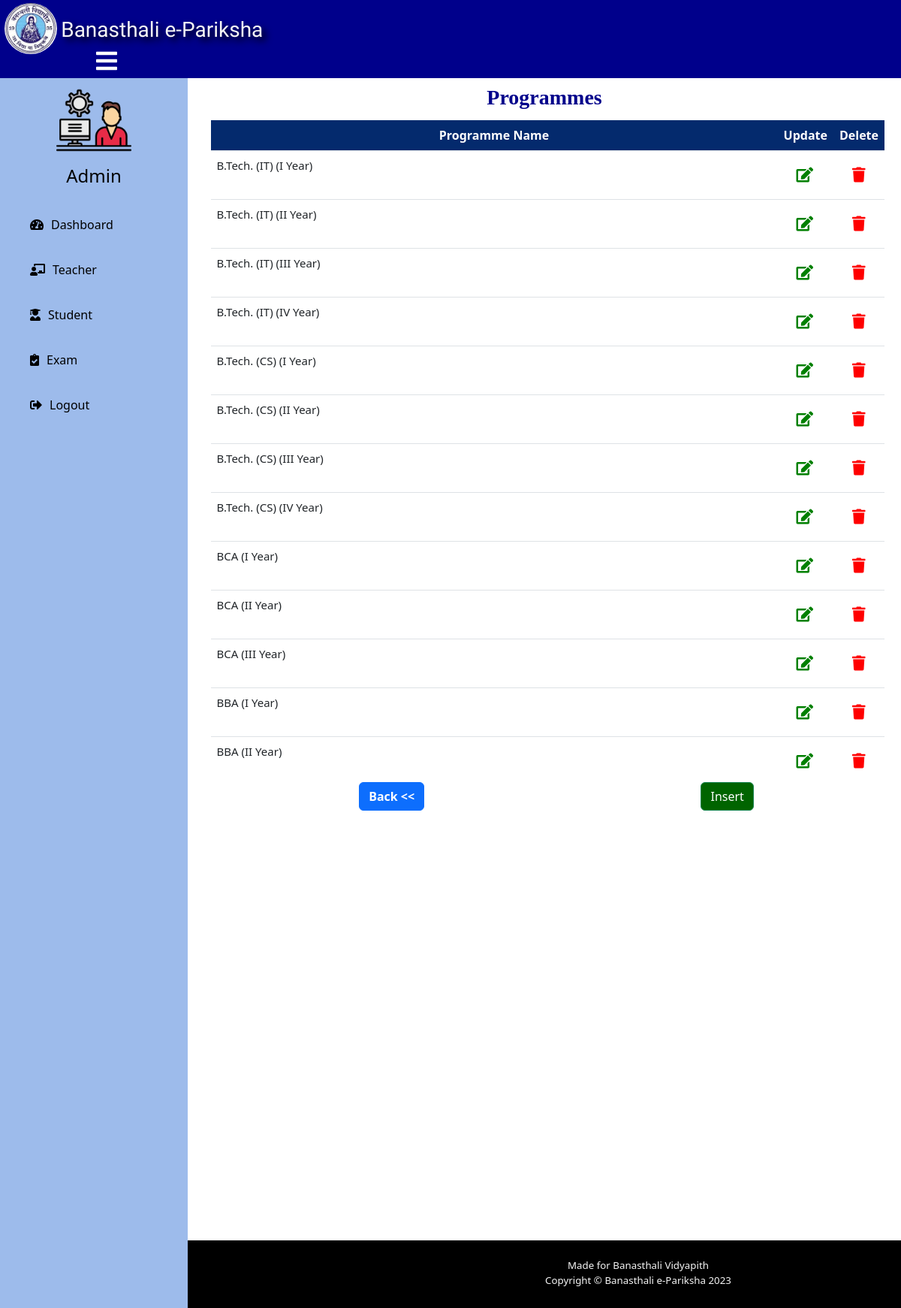
The app's page /admin-head/programme-record (signed in) with its own data.
### quiz/models.py (models this page shows, shortened)
class ProgrammeTable(models.Model):
    ProgrammeName=models.CharField(max_length=30)

### quiz/views.py (the view)
# urls.py: path('programme-record',views.programme,name="Programme"),
@cache_control(no_cache=True, must_revalidate=True, no_store=True)
@login_required(login_url='Admin login')
def programme(request):
    programmeList=ProgrammeTable.objects.all()
    context={'list':programmeList}
    return render(request,'admin/programme_record.html',context)

### templates/admin/programme_record.html (shortened to what this page needs)
{% extends 'admin/adminbase.html' %}
{% block content %}
{% load static %}
<head>
  </head>
  <br><br>
  <div class="container">
    <div class="panel panel-primary">
      <div class="panel-heading" style="display: flex;justify-content: center;height:20px;margin-top:-55px;margin-bottom:-5px;">
        <h3 class="panel-title" style="text-align:center;font-family: 'Times New Roman', Times, serif;font-weight: bold;color: darkblue;">Programmes</h3>
      </div>
      <div class="outer-wrapper" style="display: flex;justify-content: center;">
          <div class="table-wrapper">
            <table class="table">
              <thead>
                        <th id="t">Programme Name</th>
                        <th id="t">Update</th>
                        <th id="t">Delete</th>
              </thead>
              <tbody>
                        {% for i in list %}
                        <tr>
                        <td>{{i.ProgrammeName}}</td>
                        <td style="width:5px;"><a class="btn btn btn-lg" href="{% url 'Update Programme' i.ProgrammeName %}"><i class="fas fa-edit" style="color:green;"></i></a></td>
                        <td style="width:5px;"><a class="btn btn btn-lg" href="{% url 'Delete Programme' i.ProgrammeName %}" onclick="return confirm('Press OK to confirm!')"><i class="fas fa-trash" style="color:red;"></i></a></td>
                        </tr>
                        {% endfor %}
              </tbody>
            </table>
          </div>
      </div>
    </div>
    <div style="display:flex; justify-content: space-around;">
      <div style="display:flex; justify-content: left; margin-left: 2em;">
        <a class="btn btn-primary btn-md" href="{% url 'Welcome Admin' %}"><span><b>Back <<</b></span></a>
      </div>
      <div class="insert">
        <a class="btn btn-success" href="{% url 'Insert Programme' %}" ><span>Insert</span></a>
      </div>
    </div>
  </div>
  <br><br>
  {% endblock content %}

### templates/admin/adminbase.html (style rules this page uses)
:root { --Snigle-font:"Sniglet",cursive; --Lobster:"Lobster",cursive; --Lobster_two:"Lobster Two",cursive; --Acme:"Acme",cursive; --light-black:#2e2c2caf; --bggradient:linear-gradient(to bottom, #11349c, #76f1f1); --light-gray:rgba(255,255,255,0.7); --maingradient:linear-gradient(to left,#e6e6e9, #76f1f1); }
a:link { text-decoration: none; }
body { margin: 0; padding: 0; font-family: "Gill Sans", sans-serif;; }

### templates/admin/programme_record.html (style rules this page uses)
a:link { text-decoration: none; }
.outer-wrapper { margin:10px; margin-left: 2%; border-radius: 4px; max-width: fit-content; max-height: fit-content; }
.table-wrapper { overflow-y: scroll; height: fit-content; max-height: 50vh; width:170vh; margin-top: 22px; }
table { min-width: max-content; border-collapse: separate; border-spacing: 0px; }
table th { position: sticky; top: 0px; text-align: center; }
#t { background-color: rgb(4, 42, 109); color:white; font-weight: bold; }
table th, table td { padding: 15px; padding-top: 10px; padding-bottom: 10px; }
table td { text-align: left; font-size: 15px; }
.insert { justify-content: center; display: flex; }
.insert a { background-color: darkgreen; color:white; }

### templates/footer_dashboard.html (style rules this page uses)
* { box-sizing:border-box; }
:root { --Snigle-font:"Sniglet",cursive; --Lobster:"Lobster",cursive; --Lobster_two:"Lobster Two",cursive; --Acme:"Acme",cursive; --light-black:#2e2c2caf; --bggradient:rgba(3, 63, 159, 0.996); --light-gray:rgba(255,255,255,0.7); --maingradient1:linear-gradient(to left,#e6e6e9, #76f1f1); }

### records on screen
ProgrammeTable: ProgrammeName "B.Tech. (IT) (I Year)"
ProgrammeTable: ProgrammeName "B.Tech. (IT) (II Year)"
ProgrammeTable: ProgrammeName "B.Tech. (IT) (III Year)"
ProgrammeTable: ProgrammeName "B.Tech. (IT) (IV Year)"
ProgrammeTable: ProgrammeName "B.Tech. (CS) (I Year)"
ProgrammeTable: ProgrammeName "B.Tech. (CS) (II Year)"
ProgrammeTable: ProgrammeName "B.Tech. (CS) (III Year)"
ProgrammeTable: ProgrammeName "B.Tech. (CS) (IV Year)"
ProgrammeTable: ProgrammeName "BCA (I Year)"
ProgrammeTable: ProgrammeName "BCA (II Year)"
ProgrammeTable: ProgrammeName "BCA (III Year)"
ProgrammeTable: ProgrammeName "BBA (I Year)"
ProgrammeTable: ProgrammeName "BBA (II Year)"
